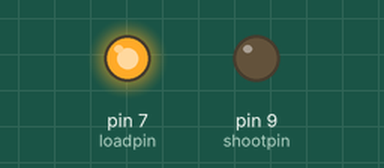
This sketch was run on a simulated Arduino Uno, built for the host (arithmetic inside an expression is 32-bit, double 64-bit). On the bench: output pins drawn as LEDs (lit = HIGH). What the sketch prints to the serial monitor is not drawn.

Above: at 0.1 s.
At 10.1 s:
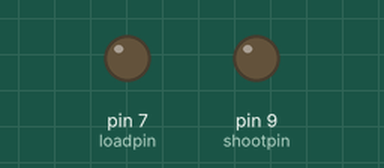
Timing chart, 0 to 11.6 s (numbered marks = the images above):
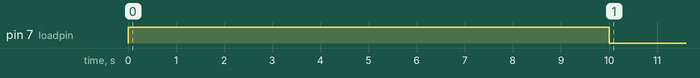

The sketch:

arduinoserver.ino
```cpp
#include <EtherCard.h>
int shootpin = 9;
int loadpin = 7;
#define STATIC 1   // set to 1 to disable DHCP (adjust myip/gwip values below)

#if STATIC
// ethernet interface ip address
static byte myip[] = { 192,168,1,200 };
// gateway ip address
static byte gwip[] = { 192,168,1,1 };
#endif

// ethernet mac address - must be unique on your network
static byte mymac[] = { 0x74,0x69,0x69,0x2D,0x30,0x31 };

byte Ethernet::buffer[500]; // tcp/ip send and receive buffer

char page[] PROGMEM =
"HTTP/1.0 200 OK\r\n"
"Content-Type: text/html\r\n"
"Retry-After: 600\r\n"
"\r\n"
"<html>"
  "<head><title>"
  "</title><style type='text/css'>body {background-color: black;}#button{margin-top: 300px;margin-left: 700px;color: white;background-color: blue;border-radius: 10px;width: 100px;}</style></head>"
  "<body>"
      "<a href='http://192.168.1.200/?led=on'><input id='button' type='submit' value='active'/></a>"
    "</em></p>"
  "</body>"
"</html>"
;

void setup(){
  Serial.begin(9600);
  pinMode(shootpin,OUTPUT);
  pinMode(loadpin,OUTPUT);
  Serial.println("\n[backSoon]");

  if (ether.begin(sizeof Ethernet::buffer, mymac) == 0)
    Serial.println( "Failed to access Ethernet controller");
#if STATIC
  ether.staticSetup(myip, gwip);
#else
  if (!ether.dhcpSetup())
    Serial.println("DHCP failed");
#endif

  ether.printIp("IP:  ", ether.myip);
  ether.printIp("GW:  ", ether.gwip);
  ether.printIp("DNS: ", ether.dnsip);
}

void loop(){
if (true) {
word len = ether.packetReceive();
  word pos = ether.packetLoop(len);
  // wait for an incoming TCP packet, but ignore its contents
  if (ether.packetLoop(ether.packetReceive())) {
    memcpy_P(ether.tcpOffset(), page, sizeof page);
    ether.httpServerReply(sizeof page - 1);
  }
}
  digitalWrite(loadpin,HIGH);
  delay(10000);
  digitalWrite(loadpin,LOW);
  while(true) {
       word len = ether.packetReceive();
  word pos = ether.packetLoop(len);
  // wait for an incoming TCP packet, but ignore its contents
  if (ether.packetLoop(ether.packetReceive())) {
    memcpy_P(ether.tcpOffset(), page, sizeof page);
    ether.httpServerReply(sizeof page - 1);
  }
  if(strstr((char *)Ethernet::buffer + pos, "GET /?led=on") != 0) {
      digitalWrite(shootpin, HIGH);
      delay(500);
      digitalWrite(shootpin,LOW);
      break;
  }
}
}
```

Measured:
- by itself, pin 7 (loadpin): LOW → HIGH at 0.00 s, → LOW 10.0 s later
